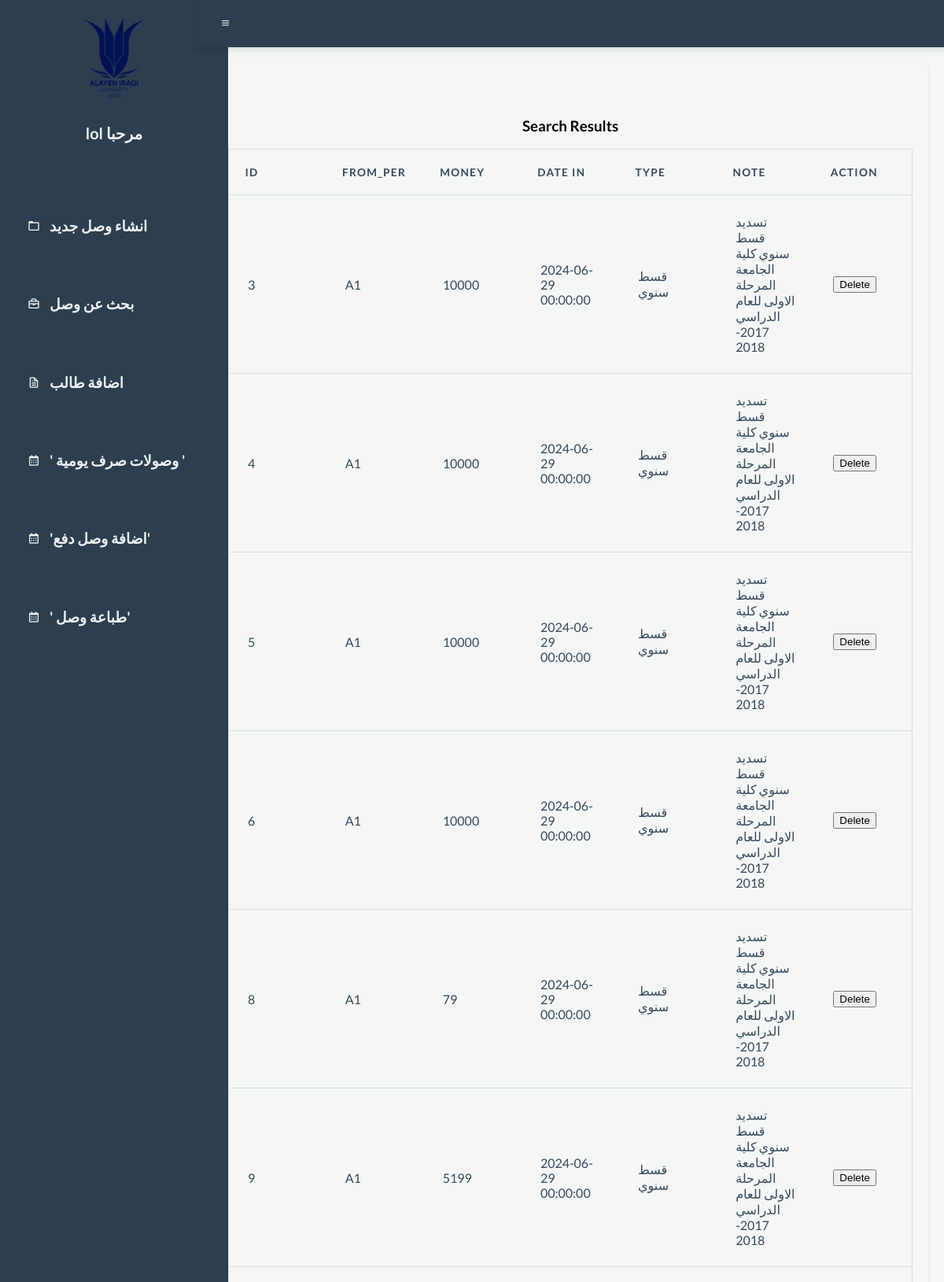
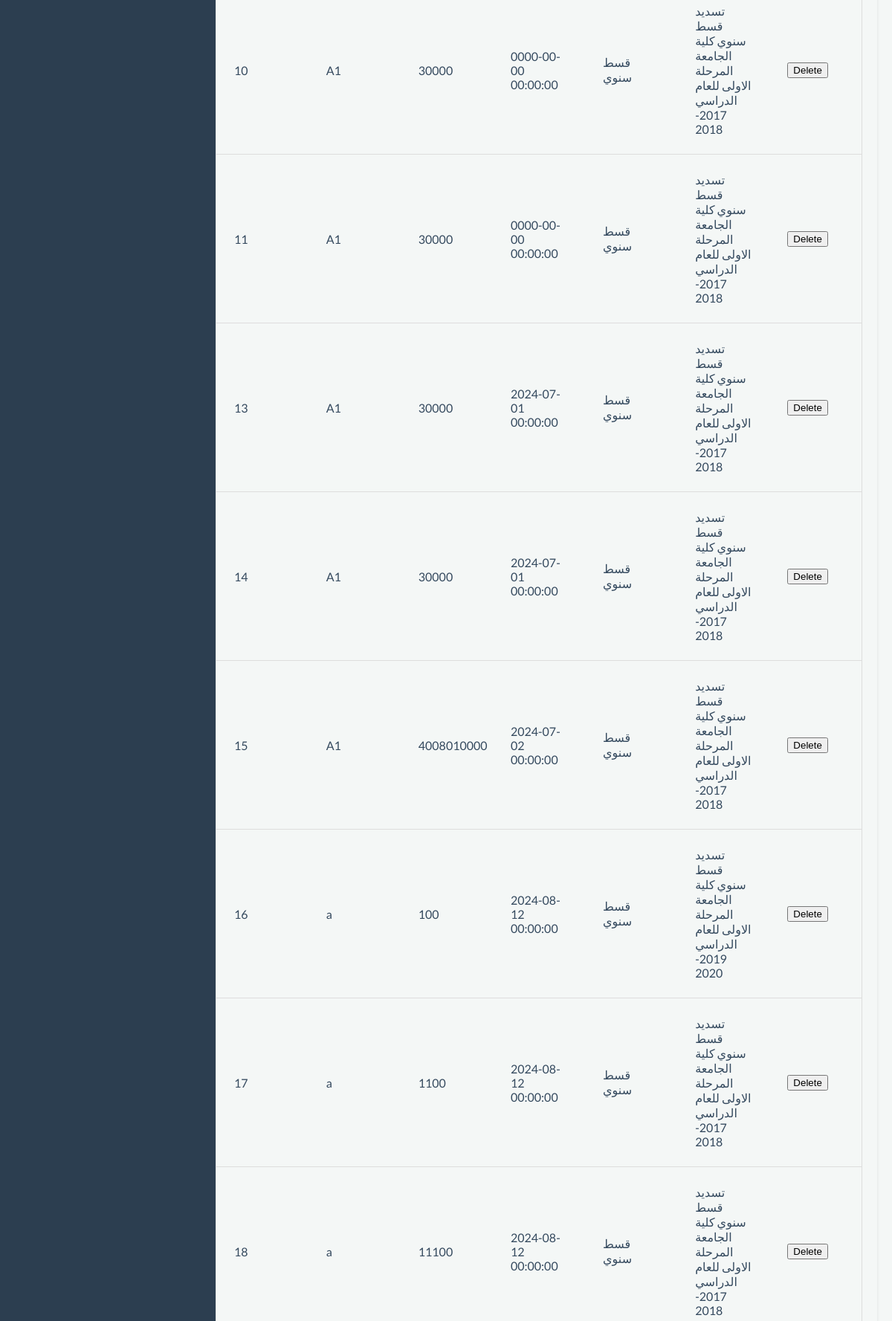
/accounts/view/sidebar_search_records.php (signed in, upper part), run on the app's committed database (2 pictures, top to bottom).
### tables this page shows
CREATE TABLE `daily_record` (
  `id_dc` int(11) NOT NULL,
  `number` float DEFAULT NULL,
  `money` float DEFAULT NULL,
  `data_in` datetime DEFAULT NULL,
  `type` text DEFAULT NULL,
  `date_ac` datetime DEFAULT NULL,
  `note` text DEFAULT NULL,
  `from_per` text DEFAULT NULL,
  `write_mo` text DEFAULT NULL,
  `id_u` float DEFAULT NULL,
  `name` text DEFAULT NULL,
  `id_col` float DEFAULT NULL,
  `id_s` float DEFAULT NULL,
  `e_number` text DEFAULT NULL,
  `e_date` varchar(255) DEFAULT NULL,
  `type_of_receipt` int(11) DEFAULT NULL,
  `year_r` varchar(50) DEFAULT NULL,
  `in_number` varchar(50) DEFAULT NULL,
  `in_date` datetime DEFAULT NULL,
  `in_amount` varchar(50) DEFAULT NULL,
  `adder_name` varchar(255) DEFAULT NULL,
  `added_date` datetime DEFAULT NULL,
  `updater_name` varchar(255) DEFAULT NULL,
  `updated_date` datetime DEFAULT NULL
);

### accounts/view/search_records.php (the view, shortened to what this page needs)
<?php
include "../php/env/db.php";
$search_term = $_GET['search_term'];
$sql = "SELECT * FROM daily_record WHERE ";
$sql .= "id_dc LIKE '%$search_term%' OR ";
$sql .= "number LIKE '%$search_term%' OR ";
$sql .= "money LIKE '%$search_term%' OR ";
$sql .= "data_in LIKE '%$search_term%' OR ";
$sql .= "type LIKE '%$search_term%' OR ";
$sql .= "note LIKE '%$search_term%' OR ";
$sql .= "from_per LIKE '%$search_term%' OR ";
$sql .= "write_mo LIKE '%$search_term%' OR ";
$sql .= "id_u LIKE '%$search_term%' OR ";
$sql .= "name LIKE '%$search_term%' OR ";
$sql .= "id_col LIKE '%$search_term%' OR ";
$sql .= "id_s LIKE '%$search_term%' OR ";
$sql .= "e_number LIKE '%$search_term%' OR ";
$sql .= "e_date LIKE '%$search_term%' OR ";
$sql .= "year_r LIKE '%$search_term%' OR ";
$sql .= "in_number LIKE '%$search_term%' OR ";
$sql .= "in_date LIKE '%$search_term%' OR ";
$sql .= "in_amount LIKE '%$search_term%' OR ";
$sql .= "adder_name LIKE '%$search_term%' OR ";
$sql .= "added_date LIKE '%$search_term%' OR ";
$sql .= "updater_name LIKE '%$search_term%' OR ";
$sql .= "updated_date LIKE '%$search_term%'";
$result = $conn->query($sql);
if ($result->num_rows > 0) {
    echo "<h3>Search Results</h3>";
    echo "<table>";
    echo "<tr><th>ID</th><th>from_per</th><th>Money</th><th>Date In</th><th>Type</th><th>Note</th><th>Action</th></tr>";
    while ($row = $result->fetch_assoc()) {
        echo "<tr>";
        echo "<td>".$row['id_dc']."</td>";
        echo "<td>".$row['from_per']."</td>";
        echo "<td>".$row['money']."</td>";
        echo "<td>".$row['data_in']."</td>";
        echo "<td>".$row['type']."</td>";
        echo "<td>".$row['note']."</td>";
        echo "<td><button class='delete-btn' data-id='".$row['id_dc']."'>Delete</button></td>";
        echo "</tr>";
    }
    echo "</table>";
} else {
    echo "No matching records found";
}
?>

### accounts/css/stylesheet.css (style rules this page uses)
body { font-family: 'Lato', sans-serif; margin: 0; padding: 0; height: 100vh; overflow: hidden; background-color: #f4f7f6; }
:root { --primary-color: #2c3e50; --secondary-color: #1abc9c; --background-color: #f4f7f6; --text-color: #34495e; --light-text-color: #ecf0f1; --hover-color: #16a085; }
table { border-collapse: collapse; width: 100%; table-layout: fixed; color: var(--text-color); border-spacing: 0 15px; }
table tr { background-color: transparent; border: 1px solid #ddd; padding: .35em; }
table th, table td { padding: 1.5em; text-align: left; }
table th { font-size: .85em; letter-spacing: .1em; text-transform: uppercase; }

### data on the page
daily_record: id_dc "3", from_per "A1", money "10000", data_in "2024-06-29 00:00:00", type "قسط سنوي", note "تسديد قسط سنوي كلية الجامعة المرحلة الاولى للعام الدراسي 2017-2018"
daily_record: id_dc "4", from_per "A1", money "10000", data_in "2024-06-29 00:00:00", type "قسط سنوي", note "تسديد قسط سنوي كلية الجامعة المرحلة الاولى للعام الدراسي 2017-2018"
daily_record: id_dc "5", from_per "A1", money "10000", data_in "2024-06-29 00:00:00", type "قسط سنوي", note "تسديد قسط سنوي كلية الجامعة المرحلة الاولى للعام الدراسي 2017-2018"
daily_record: id_dc "6", from_per "A1", money "10000", data_in "2024-06-29 00:00:00", type "قسط سنوي", note "تسديد قسط سنوي كلية الجامعة المرحلة الاولى للعام الدراسي 2017-2018"
daily_record: id_dc "8", from_per "A1", money "79", data_in "2024-06-29 00:00:00", type "قسط سنوي", note "تسديد قسط سنوي كلية الجامعة المرحلة الاولى للعام الدراسي 2017-2018"
daily_record: id_dc "9", from_per "A1", money "5199", data_in "2024-06-29 00:00:00", type "قسط سنوي", note "تسديد قسط سنوي كلية الجامعة المرحلة الاولى للعام الدراسي 2017-2018"
daily_record: id_dc "10", from_per "A1", money "30000", data_in "0000-00-00 00:00:00", type "قسط سنوي", note "تسديد قسط سنوي كلية الجامعة المرحلة الاولى للعام الدراسي 2017-2018"
daily_record: id_dc "11", from_per "A1", money "30000", data_in "0000-00-00 00:00:00", type "قسط سنوي", note "تسديد قسط سنوي كلية الجامعة المرحلة الاولى للعام الدراسي 2017-2018"
daily_record: id_dc "13", from_per "A1", money "30000", data_in "2024-07-01 00:00:00", type "قسط سنوي", note "تسديد قسط سنوي كلية الجامعة المرحلة الاولى للعام الدراسي 2017-2018"
daily_record: id_dc "14", from_per "A1", money "30000", data_in "2024-07-01 00:00:00", type "قسط سنوي", note "تسديد قسط سنوي كلية الجامعة المرحلة الاولى للعام الدراسي 2017-2018"
daily_record: id_dc "15", from_per "A1", money "4008010000", data_in "2024-07-02 00:00:00", type "قسط سنوي", note "تسديد قسط سنوي كلية الجامعة المرحلة الاولى للعام الدراسي 2017-2018"
daily_record: id_dc "16", from_per "a", money "100", data_in "2024-08-12 00:00:00", type "قسط سنوي", note "تسديد قسط سنوي كلية الجامعة المرحلة الاولى للعام الدراسي 2019-2020"
daily_record: id_dc "17", from_per "a", money "1100", data_in "2024-08-12 00:00:00", type "قسط سنوي", note "تسديد قسط سنوي كلية الجامعة المرحلة الاولى للعام الدراسي 2017-2018"
daily_record: id_dc "18", from_per "a", money "11100", data_in "2024-08-12 00:00:00", type "قسط سنوي", note "تسديد قسط سنوي كلية الجامعة المرحلة الاولى للعام الدراسي 2017-2018"

### other printed values
$_SESSION['username'] "lol"
